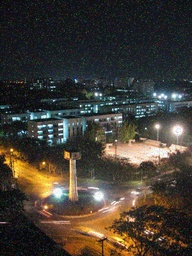
#> input picture assignment2/A2_resources/Degraded.jpg, 192 x 256 px, shrunk from 576 x 768 before the run
$ jupyter execute q8.ipynb
#> lines starting #> are read from the running program, lines starting #| are printed output that depends on the picture
#> further down, img is the input picture: shape (256, 192, 3); mean B, G, R 53, 60.9, 66.9
# Question-8

[cell 1]
import numpy as np
import matplotlib.pyplot as plt
import cv2

[cell 2]
def median_filter(img,k = 3, s=1, padding=True):
    img = img.astype(np.float64)
    if padding:
        pad_size = k//2
        img = np.pad(img,(pad_size,pad_size),mode='constant')

    h,w = img.shape[0],img.shape[1]

    rows = (h - k)//s +1
    cols = (w - k)//s +1

    out = np.zeros((rows,cols))

    for i in range(rows):
        for j in range(cols):
            out[i,j] = np.median(img[i:i+k,j:j+k])

    return out.astype(np.uint8)

def median_filter3d(img,k = 3, s=1, padding=True):
#> called with k = 3, s = 1, padding = True
    out = np.zeros(img.shape)
    for i in range(3):
        out[:,:,i] = median_filter(img[:,:,i],k)
#> this loop made 3 passes
#> pass 1, in median_filter, `img = img.astype(np.float64)`:
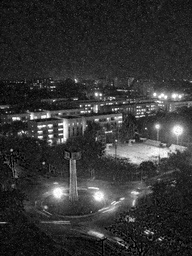
#> img: shape (256, 192) float64; min 0, max 255, mean 53
#> pass 1, in median_filter, `img = np.pad(img,(pad_size,pad_size),mode='constant')`:
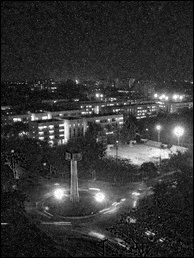
#> img: shape (258, 194) float64; min 0, max 255, mean 52
#> pass 2, in median_filter (call 2), `img = img.astype(np.float64)`:
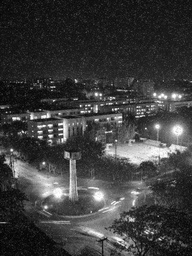
#> img: shape (256, 192) float64; min 0, max 255, mean 60.9
#> pass 2, in median_filter (call 2), `img = np.pad(img,(pad_size,pad_size),mode='constant')`:
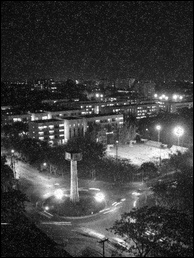
#> img: shape (258, 194) float64; min 0, max 255, mean 59.8
#> after the loop:
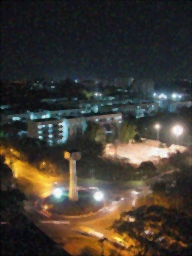
#> out: shape (256, 192, 3) float64; mean B, G, R 51.7, 59.4, 65.6

    return out.astype(np.uint8)

[cell 3]
img = cv2.imread('../A2_resources/Degraded.jpg')
out = median_filter3d(img,k=3)
out_rgb = cv2.cvtColor(out,cv2.COLOR_BGR2RGB)
plt.figure(figsize=(10,10))
plt.imshow(out_rgb)
plt.show()
